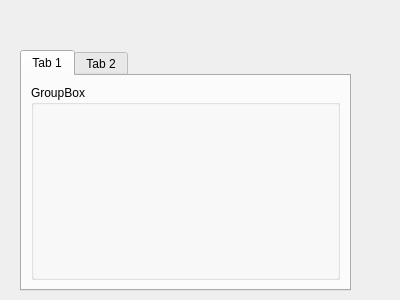
<?xml version="1.0" encoding="UTF-8"?>
<ui version="4.0">
 <class>TestWidget</class>
 <widget class="QWidget" name="TestWidget">
  <property name="geometry">
   <rect>
    <x>0</x>
    <y>0</y>
    <width>400</width>
    <height>300</height>
   </rect>
  </property>
  <property name="windowTitle">
   <string>Form</string>
  </property>
  <widget class="QTabWidget" name="tabWidget">
   <property name="geometry">
    <rect>
     <x>20</x>
     <y>50</y>
     <width>331</width>
     <height>241</height>
    </rect>
   </property>
   <widget class="QWidget" name="tab">
    <attribute name="title">
     <string>Tab 1</string>
    </attribute>
    <layout class="QVBoxLayout" name="verticalLayout">
     <item>
      <widget class="QGroupBox" name="groupBox">
       <property name="title">
        <string>GroupBox</string>
       </property>
      </widget>
     </item>
    </layout>
   </widget>
   <widget class="QWidget" name="tab_2">
    <attribute name="title">
     <string>Tab 2</string>
    </attribute>
   </widget>
  </widget>
 </widget>
 <resources/>
 <connections/>
</ui>
